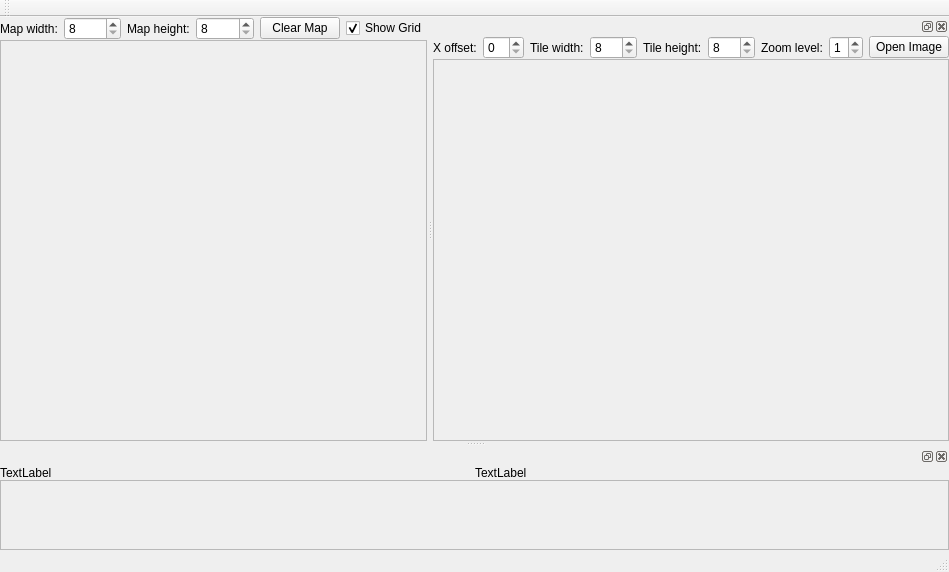
<?xml version="1.0" encoding="UTF-8"?>
<ui version="4.0">
 <class>MapEditor</class>
 <widget class="QMainWindow" name="MapEditor">
  <property name="geometry">
   <rect>
    <x>0</x>
    <y>0</y>
    <width>949</width>
    <height>572</height>
   </rect>
  </property>
  <property name="windowTitle">
   <string>MapEditor</string>
  </property>
  <widget class="QWidget" name="centralWidget">
   <layout class="QVBoxLayout" name="verticalLayout_3">
    <property name="spacing">
     <number>0</number>
    </property>
    <property name="leftMargin">
     <number>0</number>
    </property>
    <property name="topMargin">
     <number>0</number>
    </property>
    <property name="rightMargin">
     <number>0</number>
    </property>
    <property name="bottomMargin">
     <number>0</number>
    </property>
    <item>
     <layout class="QHBoxLayout" name="horizontalLayout_2">
      <item>
       <widget class="QLabel" name="label_4">
        <property name="text">
         <string>Map width:</string>
        </property>
       </widget>
      </item>
      <item>
       <widget class="QSpinBox" name="spinBoxMapWidth">
        <property name="minimum">
         <number>8</number>
        </property>
        <property name="maximum">
         <number>64</number>
        </property>
       </widget>
      </item>
      <item>
       <widget class="QLabel" name="label_5">
        <property name="text">
         <string>Map height:</string>
        </property>
       </widget>
      </item>
      <item>
       <widget class="QSpinBox" name="spinBoxMapHeight">
        <property name="minimum">
         <number>8</number>
        </property>
        <property name="maximum">
         <number>64</number>
        </property>
       </widget>
      </item>
      <item>
       <widget class="QPushButton" name="pushButtonClearMap">
        <property name="text">
         <string>Clear Map</string>
        </property>
       </widget>
      </item>
      <item>
       <widget class="QCheckBox" name="checkBoxShowMapGrid">
        <property name="text">
         <string>Show Grid</string>
        </property>
        <property name="checked">
         <bool>true</bool>
        </property>
       </widget>
      </item>
     </layout>
    </item>
    <item>
     <widget class="QScrollArea" name="scrollAreaTileMap">
      <property name="widgetResizable">
       <bool>true</bool>
      </property>
      <widget class="QWidget" name="scrollAreaWidgetContents_2">
       <property name="geometry">
        <rect>
         <x>0</x>
         <y>0</y>
         <width>439</width>
         <height>381</height>
        </rect>
       </property>
      </widget>
     </widget>
    </item>
   </layout>
  </widget>
  <widget class="QMenuBar" name="menuBar">
   <property name="geometry">
    <rect>
     <x>0</x>
     <y>0</y>
     <width>949</width>
     <height>20</height>
    </rect>
   </property>
  </widget>
  <widget class="QToolBar" name="mainToolBar">
   <attribute name="toolBarArea">
    <enum>TopToolBarArea</enum>
   </attribute>
   <attribute name="toolBarBreak">
    <bool>false</bool>
   </attribute>
  </widget>
  <widget class="QStatusBar" name="statusBar"/>
  <widget class="QDockWidget" name="dockWidgetTileSheet">
   <property name="autoFillBackground">
    <bool>true</bool>
   </property>
   <attribute name="dockWidgetArea">
    <number>2</number>
   </attribute>
   <widget class="QWidget" name="dockWidgetTileSheetContents">
    <layout class="QVBoxLayout" name="verticalLayout">
     <property name="spacing">
      <number>0</number>
     </property>
     <property name="leftMargin">
      <number>0</number>
     </property>
     <property name="topMargin">
      <number>0</number>
     </property>
     <property name="rightMargin">
      <number>0</number>
     </property>
     <property name="bottomMargin">
      <number>0</number>
     </property>
     <item>
      <layout class="QHBoxLayout" name="horizontalLayout">
       <item>
        <widget class="QLabel" name="label_8">
         <property name="text">
          <string>X offset:</string>
         </property>
        </widget>
       </item>
       <item>
        <widget class="QSpinBox" name="spinBoxHorizontalOffset"/>
       </item>
       <item>
        <widget class="QLabel" name="label">
         <property name="text">
          <string>Tile width:</string>
         </property>
        </widget>
       </item>
       <item>
        <widget class="QSpinBox" name="spinBoxTileWidth">
         <property name="minimum">
          <number>8</number>
         </property>
         <property name="maximum">
          <number>512</number>
         </property>
        </widget>
       </item>
       <item>
        <widget class="QLabel" name="label_2">
         <property name="text">
          <string>Tile height:</string>
         </property>
        </widget>
       </item>
       <item>
        <widget class="QSpinBox" name="spinBoxTileHeight">
         <property name="minimum">
          <number>8</number>
         </property>
         <property name="maximum">
          <number>512</number>
         </property>
        </widget>
       </item>
       <item>
        <widget class="QLabel" name="label_3">
         <property name="text">
          <string>Zoom level:</string>
         </property>
        </widget>
       </item>
       <item>
        <widget class="QSpinBox" name="spinBoxZoomLevel">
         <property name="minimum">
          <number>1</number>
         </property>
         <property name="maximum">
          <number>8</number>
         </property>
        </widget>
       </item>
       <item>
        <widget class="QPushButton" name="pushButtonOpenImage">
         <property name="text">
          <string>Open Image</string>
         </property>
        </widget>
       </item>
      </layout>
     </item>
     <item>
      <widget class="QScrollArea" name="scrollAreaTileSheet">
       <property name="sizeAdjustPolicy">
        <enum>QAbstractScrollArea::AdjustToContents</enum>
       </property>
       <property name="widgetResizable">
        <bool>true</bool>
       </property>
       <widget class="QWidget" name="scrollAreaWidgetContents">
        <property name="geometry">
         <rect>
          <x>0</x>
          <y>0</y>
          <width>505</width>
          <height>362</height>
         </rect>
        </property>
        <layout class="QVBoxLayout" name="verticalLayout_2"/>
       </widget>
      </widget>
     </item>
    </layout>
   </widget>
  </widget>
  <widget class="QDockWidget" name="dockWidgetTileSet">
   <attribute name="dockWidgetArea">
    <number>8</number>
   </attribute>
   <widget class="QWidget" name="dockWidgetContents">
    <layout class="QVBoxLayout" name="verticalLayout_4">
     <property name="spacing">
      <number>0</number>
     </property>
     <property name="leftMargin">
      <number>0</number>
     </property>
     <property name="topMargin">
      <number>0</number>
     </property>
     <property name="rightMargin">
      <number>0</number>
     </property>
     <property name="bottomMargin">
      <number>0</number>
     </property>
     <item>
      <layout class="QHBoxLayout" name="horizontalLayout_3">
       <property name="spacing">
        <number>0</number>
       </property>
       <item>
        <widget class="QLabel" name="label_6">
         <property name="text">
          <string>TextLabel</string>
         </property>
        </widget>
       </item>
       <item>
        <widget class="QLabel" name="label_7">
         <property name="text">
          <string>TextLabel</string>
         </property>
        </widget>
       </item>
      </layout>
     </item>
     <item>
      <widget class="QScrollArea" name="scrollAreaTileSet">
       <property name="widgetResizable">
        <bool>true</bool>
       </property>
       <widget class="QWidget" name="scrollAreaTileSetWidget">
        <property name="geometry">
         <rect>
          <x>0</x>
          <y>0</y>
          <width>947</width>
          <height>68</height>
         </rect>
        </property>
       </widget>
      </widget>
     </item>
    </layout>
   </widget>
  </widget>
 </widget>
 <layoutdefault spacing="6" margin="11"/>
 <resources/>
 <connections/>
</ui>
